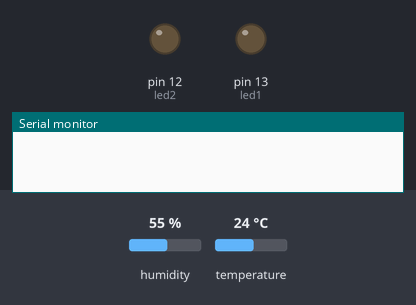
A sketch run on a simulated Arduino Uno, built with avr-gcc and run on an emulated ATmega328P. Shown: output pins drawn as LEDs (lit = HIGH), the last lines printed to the serial monitor. The inputs (shaded band) are chosen by the test bench; at power-on: humidity 55 %, temperature 24 °C.

Above: at 0.1 s.
At 2.1 s:
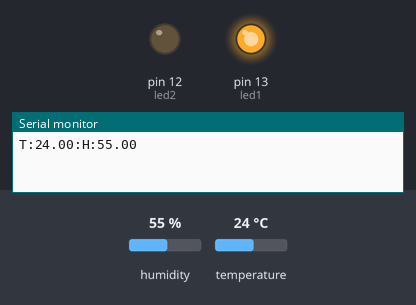
Timing chart, 0 to 3.6 s (numbered marks = the images above):
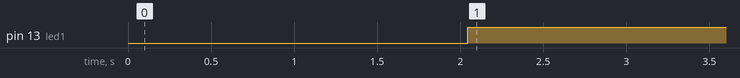

Measured:
- by itself, pin 13 (led1): LOW → HIGH at 2.0 s

The sketch:

TestUnitario5_satelite.ino
```cpp
#include <DHT.h>
#define DHTPIN 2
#define DHTTYPE DHT11
DHT dht(DHTPIN, DHTTYPE);

#include <SoftwareSerial.h>
SoftwareSerial mySerial(10, 11); // RX, TX

const int led1 = 13; // LED verd indica enviament
const int led2 = 12; // LED vermell indica error

bool enviarDatos = true; // controla si enviar dades
unsigned long lastSendMillis = 0;
const unsigned long sendInterval = 2000UL; // enviar cada 2 segons

bool esperandoTimeout = true;
int nextTimeoutHT = millis() + 5000;

void setup() {
  Serial.begin(9600);    // comunicació amb el PC
  mySerial.begin(9600);
  dht.begin();
  pinMode(led1, OUTPUT);
  pinMode(led2, OUTPUT);
  digitalWrite(led1, LOW);
  digitalWrite(led2, LOW);

}

void loop() {
  // Llegir comandes des del PC
  while (mySerial.available()) {
    String cmd = mySerial.readStringUntil('\n');
    cmd.trim();
    if (cmd.equalsIgnoreCase("Parar")) {
      enviarDatos = false;
    } else if (cmd.equalsIgnoreCase("Reanudar")) {
      enviarDatos = true;
    }
  }

  // Enviar dades si toca
  unsigned long now = millis();
  if (enviarDatos && (now - lastSendMillis >= sendInterval)) {
    lastSendMillis = now;

    float h = dht.readHumidity();
    float t = dht.readTemperature();

    if (!isnan(t) && !isnan(h)) {
      Serial.print("T:");
      Serial.print(t);
      Serial.print(":H:");
      Serial.println(h);

      mySerial.print("T:");
      mySerial.print(t);
      mySerial.print(":H:");
      mySerial.println(h);

      // LED breu
      digitalWrite(led1, HIGH);
    }
    else {
      digitalWrite(led2, HIGH); // error lectura
      esperandoTimeout = true;
      nextTimeoutHT = millis() + 5000;
      if (esperandoTimeout && (millis() >= nextTimeoutHT)){
        mySerial.print("Fallo");
    }

    if (isnan(h) || isnan(t)){
      esperandoTimeout = true;
      nextTimeoutHT = millis() + 5000; // 5 segundos
    }


  // Apagar led1 després de 100ms
  if (millis() - lastSendMillis >= 100) {
    digitalWrite(led1, LOW);
  }
}
}
}
```
